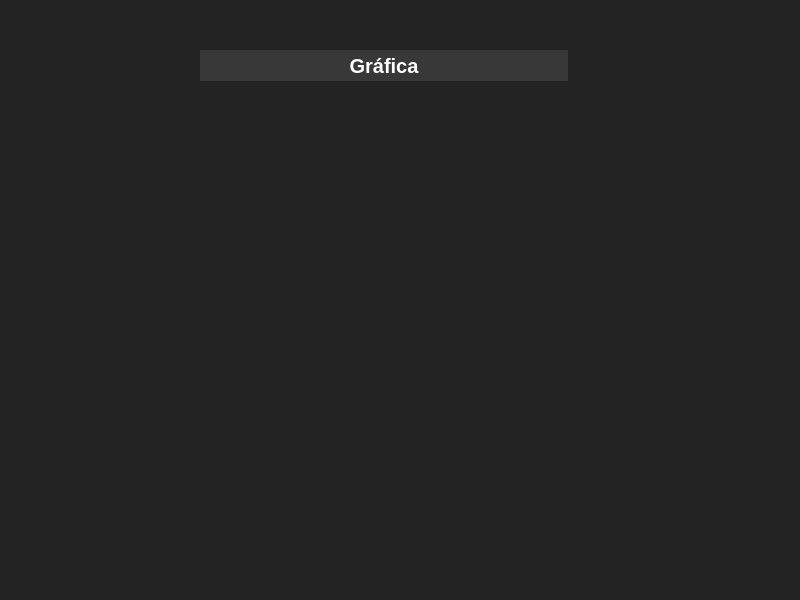
<?xml version="1.0" encoding="UTF-8"?>
<ui version="4.0">
 <class>Grafica</class>
 <widget class="QMainWindow" name="Grafica">
  <property name="geometry">
   <rect>
    <x>0</x>
    <y>0</y>
    <width>800</width>
    <height>600</height>
   </rect>
  </property>
  <property name="acceptDrops">
   <bool>true</bool>
  </property>
  <property name="windowTitle">
   <string>Gráfica</string>
  </property>
  <property name="styleSheet">
   <string notr="true">background-color: rgb(35, 35, 35);
border-color: rgb(255, 255, 255);
selection-color: rgb(255, 255, 255);</string>
  </property>
  <widget class="QWidget" name="centralwidget">
   <widget class="QLabel" name="label">
    <property name="geometry">
     <rect>
      <x>200</x>
      <y>50</y>
      <width>368</width>
      <height>31</height>
     </rect>
    </property>
    <property name="font">
     <font>
      <pointsize>15</pointsize>
      <weight>75</weight>
      <bold>true</bold>
      <underline>false</underline>
      <kerning>true</kerning>
     </font>
    </property>
    <property name="autoFillBackground">
     <bool>false</bool>
    </property>
    <property name="styleSheet">
     <string notr="true">color: rgb(255, 255, 255);
background-color: rgb(56, 56, 56);</string>
    </property>
    <property name="text">
     <string>Gráfica</string>
    </property>
    <property name="scaledContents">
     <bool>false</bool>
    </property>
    <property name="alignment">
     <set>Qt::AlignCenter</set>
    </property>
   </widget>
  </widget>
  <widget class="QMenuBar" name="menubar">
   <property name="geometry">
    <rect>
     <x>0</x>
     <y>0</y>
     <width>800</width>
     <height>26</height>
    </rect>
   </property>
  </widget>
  <widget class="QStatusBar" name="statusbar"/>
 </widget>
 <resources/>
 <connections/>
</ui>
